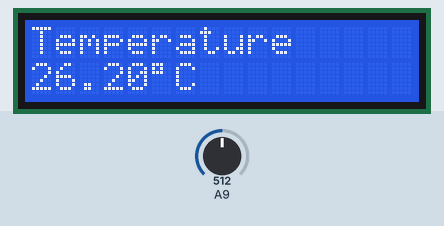
Recording of a sketch running on a simulated Arduino Mega 2560, built with avr-gcc and run on an emulated ATmega2560. On the bench: 16×2 character LCD. The test bench sets the inputs (shaded band); at power-on: A9 = 512.

Above: at 1.2 s.
1.3 s: A9 set to 653
At 3.2 s:
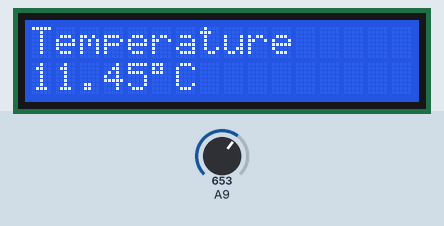
3.5 s: A9 set to 679
At 4.9 s:
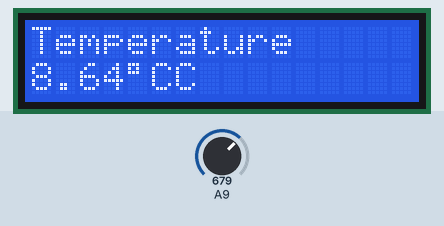
5.5 s: A9 set to 716
At 6.5 s:
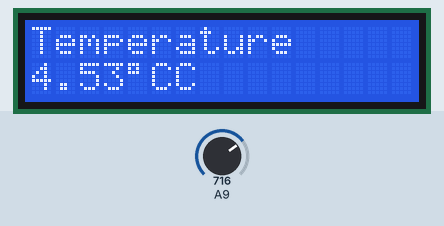
Timing chart, 0 to 8.5 s (numbered marks = the images above; inputs shaded):
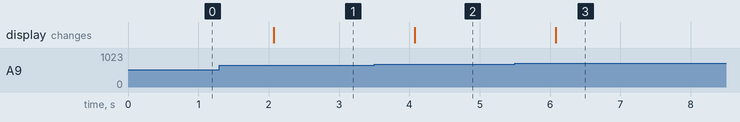

The sketch:

ctn_steinhart-hart_lcd.ino
```cpp
/*
 * Mesure de la température avec la relation de Steinhart-Hart
 */

#include <LiquidCrystal.h>        // Importation de la librairie LiquidCrystal

LiquidCrystal lcd(12, 11, 5, 4, 3, 2);  // Brochage de l'afficheur

#define Vcc 5       // Tension d'alimentation
#define Ro  10000   // Résistance du pont
#define A   1.0832e-3
#define B   2.1723e-4
#define C   3.2770e-7

float u;            // Tension CTN
float R;            // Résistance CTN
float logR;         // ln(R)
float T;            // Température en °C


void setup() {
   lcd.begin(16, 2);     // fixe le nombre de colonnes et de lignes de l afficheursérie
   lcd.setCursor(0,0);   // place le curseur à la colonne 5 et à la ligne 0
   lcd.print("Temperature "); // Affiche un texte

}

void loop() {
   u = analogRead(A9)*5.0/1023;                  // Lecture tension en V
   R = Ro * u/(Vcc-u);                           // Calcul de la résistance
   logR = log(R);                                // Calcul de ln(R)
   T = (1.0 / (A + B*logR + C*logR*logR*logR));  // Calcul de la température
   T = T - 273.15;                               // Conversion en °C
   lcd.setCursor(0,1);                           // place le curseur à la colonne 0 et à la ligne 1
   lcd.print(T);                                 // Affiche un autre texte
   lcd.print((char)223);
   lcd.print("C");
   delay(1000);                                  // Temporisation de 1s
}
```

Measured:
- the behaviour switches between 666 and 667 on A9 (found by bisection; images 1 and 2)
- after the input at 1.3 s, the display: changes after 0.77 s (image 1)
- after the input at 3.5 s, the display: changes after 0.57 s (image 2)
- after the input at 5.5 s, the display: changes after 0.58 s (image 3)
